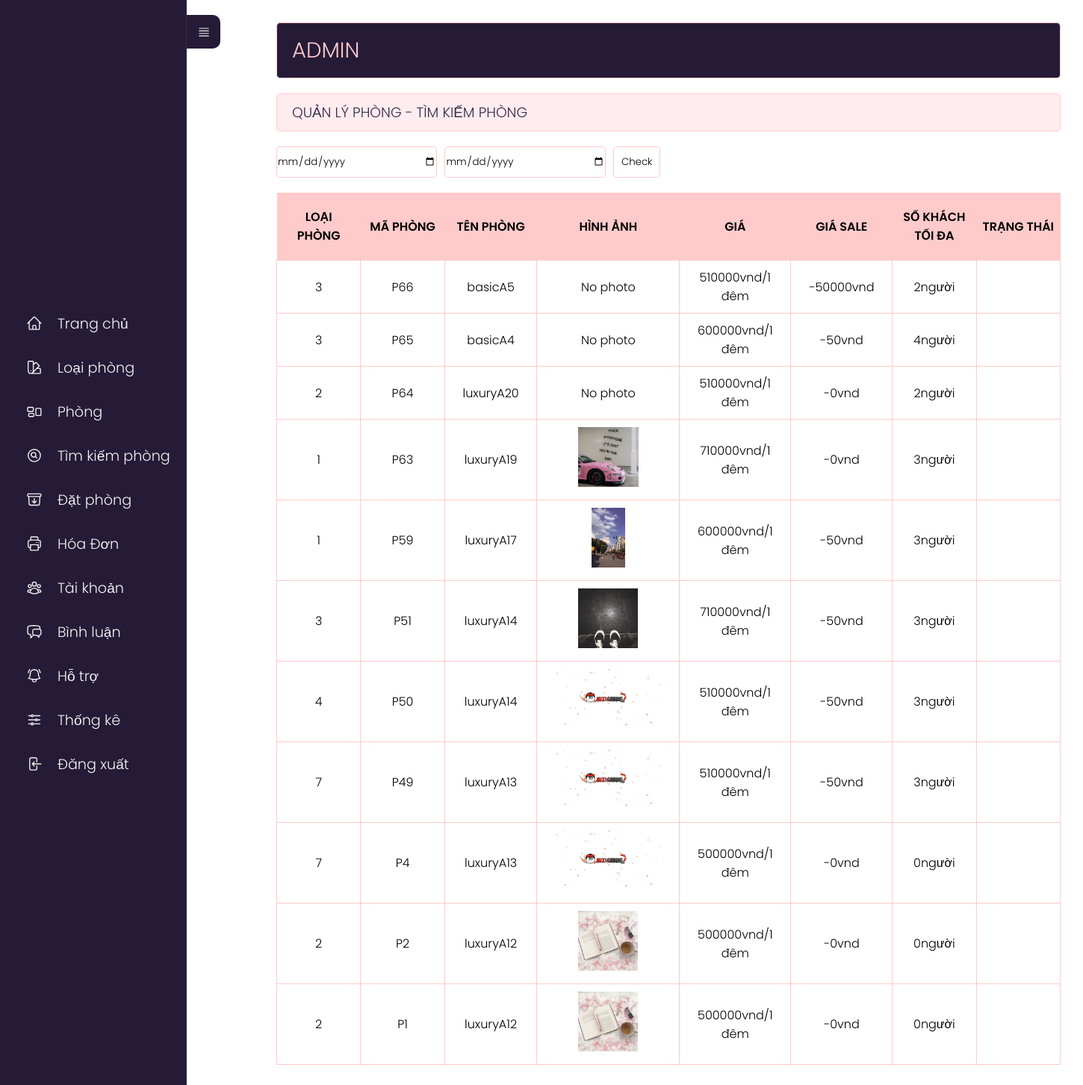
The app's page /admin/index.php?act=searchp (signed in), older data.
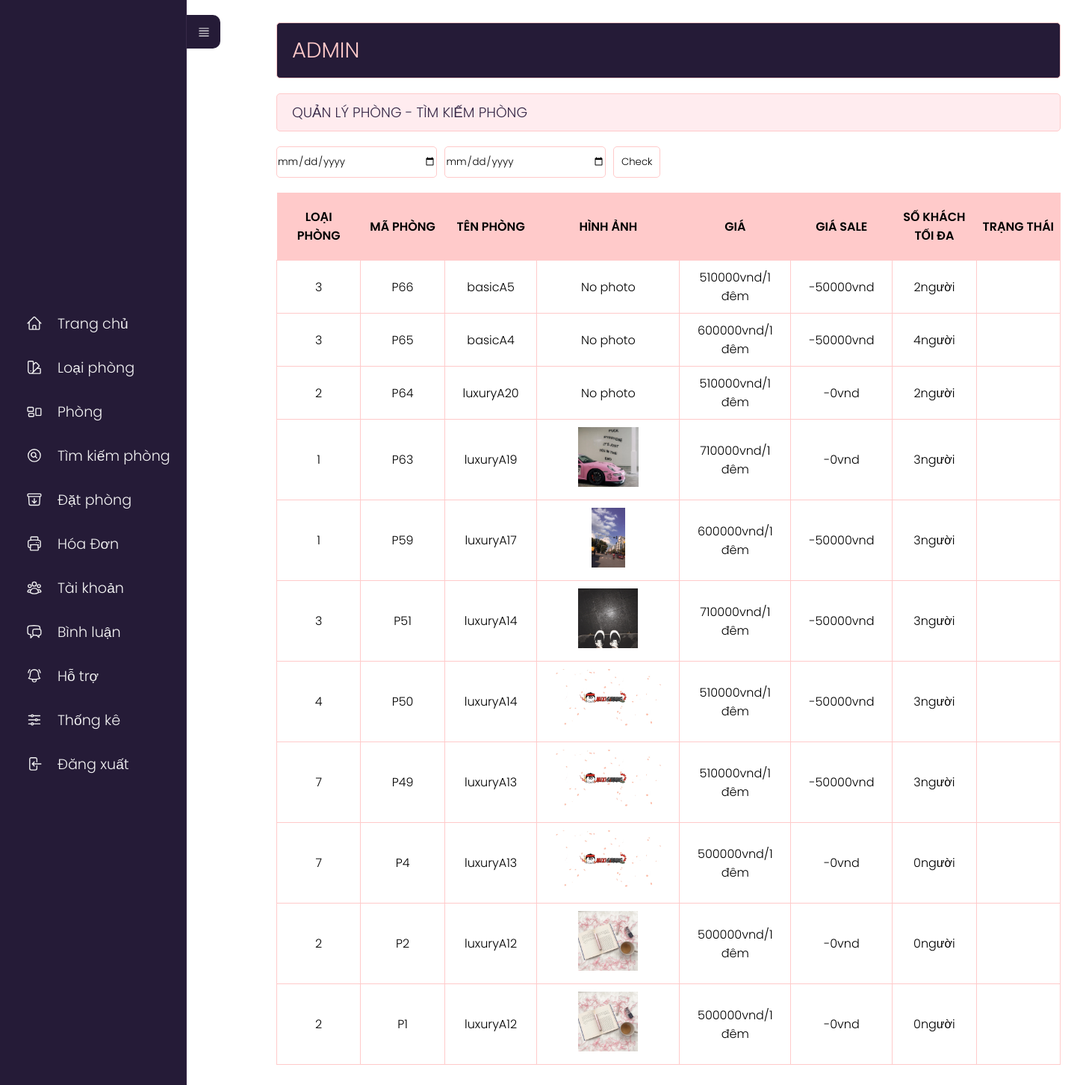
The same page, newer data.
### tables this page shows
CREATE TABLE `phong` (
  `id_phong` int(11) NOT NULL,
  `name_phong` varchar(255) NOT NULL,
  `price` double(10,2) NOT NULL,
  `price_sale` double(10,2) NOT NULL,
  `sokhach` int(2) NOT NULL,
  `img` varchar(255) NOT NULL,
  `mota` text NOT NULL,
  `trangthai` varchar(255) NOT NULL,
  `id_loaiphong` int(11) NOT NULL
);

### model/pdo.php (called while the page is built, shortened)
<?php
function pdo_get_connection(){
    $dburl = "mysql:host=localhost;dbname=khachsan;charset=utf8";
    $user = 'root';
    $password = '';
    $conn = new PDO($dburl, $user, $password);
    $conn->setAttribute(PDO::ATTR_ERRMODE, PDO::ERRMODE_EXCEPTION);
    return $conn;
}
function pdo_query($sql){
    $sql_args = array_slice(func_get_args(), 1);
    try{
        $conn = pdo_get_connection();
        $stmt = $conn->prepare($sql);
        $stmt->execute($sql_args);
        $rows = $stmt->fetchAll();
        return $rows;
    }
    catch(PDOException $e){
        throw $e;
    }
    finally{
        unset($conn);
    }
}

### model/phong.php (called while the page is built, shortened)
<?php
    function loadall_phong($kyw="",$idlp=0){
        $sql="SELECT * FROM phong where 1";
        $sql.=" order by id_phong desc";
        $listp=pdo_query($sql);
        return $listp;
    }
?>

### admin/timkiemphong/list.php (the view, shortened to what this page needs)
<div class="row">
    <div class="row mb headeradmin" style="width:1050px;">
        <h1 style="padding: 15px 0;">ADMIN </h1>
    </div>
    <div class="row formtittle" style="width:1050px;">
        <h3>QUẢN LÝ PHÒNG - TÌM KIẾM PHÒNG</h3>
    </div>
    <div class="row formcontent">
        <form action="index.php?act=searchp" method="post">
            <div class="timkiemphong" style="margin-bottom:20px;display:flex;">
            <input type="date" name="ngayden" placeholder="Check phòng" style="width:50%;border-radius:5px;border: 1px solid #FFCACA;">
            <input type="date" name="ngaytra" placeholder="Check phòng" style="width:50%;margin-left:10px;border-radius:5px;border: 1px solid #FFCACA;">
            <input type="submit" name="check" value="Check" style="padding:10px;margin-left:10px;border: 1px solid #FFCACA;">
        </div>
            <div class="row mb10 formdshanghoa" style="width:1050px;">
                <table>
                    <tr>
                        <th>LOẠI PHÒNG</th>
                        <th>MÃ PHÒNG</th>
                        <th>TÊN PHÒNG</th>
                        <th>HÌNH ẢNH</th>
                        <th>GIÁ</th>
                        <th>GIÁ SALE</th>
                        <th>SỐ KHÁCH TỐI ĐA</th>
                        <th>TRẠNG THÁI</th>
                    </tr>
                    <?php
                    foreach ($listp as $phong) {
                        extract($phong);
                        $img = "../upload/" . $img;
                        if (is_file($img)) {
                            $img = "<img src='" . $img . "' height='80px'>";
                        } else {
                            $img = "No photo";
                        }
                        echo '<tr>
                                        <td>' . $id_loaiphong . '</td>
                                        <td>P' . $id_phong . '</td>
                                        <td>' . $name_phong . '</td>
                                        <td>' . $img . '</td>
                                        <td>' . $price . 'vnd/1 đêm</td>
                                        <td>-' . $price_sale . 'vnd</td>
                                        <td>' . $sokhach . 'người</td>
                                        <td>'. $trangthai.'</td>
                                    </tr>';
                    }
                    ?>
                </table>
            </div>
        </form>
    </div>
</div>
</div>

### admin/index.php (shortened to what this page needs)
<?php
if (isset($_SESSION['role']) && $_SESSION['role'] == 1) {
    include "../model/pdo.php";
    include "../model/phong.php";
    include "header.php";
    if (isset($_GET['act'])) {
        $act = $_GET['act'];
        switch ($act) {
            case 'searchp':
                $listp = loadall_phong();
                include "timkiemphong/list.php";
                break;
        }
    }
    include "footer.php";
} else {
    header('Location: login.php');
}

### admin/header.php (shortened to what this page needs)
<!DOCTYPE html>
<html lang="en">
<head>
  <link rel="stylesheet" href="../view/css/styleadmin.css">
</head>
<body>
  <div class="content_menu">
    <nav>
      <div class="toggle_menu"><svg xmlns="http://www.w3.org/2000/svg" fill="none" viewBox="0 0 24 24" stroke-width="1.5" stroke="currentColor" class="w-6 h-6" style="width:40%;">
          <path stroke-linecap="round" stroke-linejoin="round" d="M3.75 5.25h16.5m-16.5 4.5h16.5m-16.5 4.5h16.5m-16.5 4.5h16.5" />
        </svg>
      </div>
      <ul>
        <li><a href="index.php">
            Trang chủ</a></li>
        <li><a href="index.php?act=addlp">
            Loại phòng</a></li>
        <li><a href="index.php?act=addp">
            Phòng</a></li>
        <li><a href="index.php?act=searchp">
            Tìm kiếm phòng</a></li>
        <li><a href="index.php?act=listdp">
            Đặt phòng</a></li>
        <li><a href="index.php?act=listhd">
            Hóa Đơn</a></li>
        <li><a href="index.php?act=dskh">
            Tài khoản</a></li>
        <li><a href="index.php?act=listbl">
            Bình luận</a></li>
        <li><a href="index.php?act=dsht">
            Hỗ trợ</a></li>
        <li><a href="index.php?act=thongke">
            Thống kê</a></li>
        <li><a href="index.php?act=thoat">
            Đăng xuất</a></li>
      </ul>
    </nav>
  </div>
  <section class="content_admin">
    <div class="boxcenter">

### admin/footer.php
</section>
</body>
</html>

### view/css/styleadmin.css (style rules this page uses)
* { padding: 0; margin: 0; box-sizing: border-box; font-family: 'Poppins', sans-serif; font-weight: 300; }
body { position: relative; width: 100%; min-height: 150vh; }
.boxcenter { position: absolute; top: 0; left: 250px; width: calc(100% -250px); height: 100vh; display: flex; padding: 20px; }
.row { float: left; width: 70%; }
.mb { margin-bottom: 20px; }
.mb10 { margin-bottom: 10px; }
.formtk input[type="submit"], .formcontent input[type="submit"], .formcontent input[type="reset"], .formcontent input[type="button"] { border-radius: 5px; padding: 5px 10px; background-color: #ffffff; border: 1px solid #FFCACA; }
.headeradmin { background-color: #251B37; border: 1px solid #FFCACA; color: #FFCACA; border-radius: 5px; padding: 0px 20px; width: 70%; }
.headeradmin h1 { font-size: 2vw; }
.formtittle { background-color: #FFECEF; border: 1px solid #FFCACA; color: #372948; border-radius: 5px; padding: 10px 20px; }
.formcontent { padding: 20px 0; }
table tr th { font-weight: 600; }
.formdshanghoa table { width: 100%; border-collapse: collapse; }
.formdshanghoa table th:nth-child(1) { width: 10%; padding: 20px; background-color: #FFCACA; }
.formdshanghoa table th:nth-child(2) { width: 10%; background-color: #FFCACA; }
.formdshanghoa table th:nth-child(3) { width: 10%; background-color: #FFCACA; }
.formdshanghoa table th:nth-child(4) { width: 10%; background-color: #FFCACA; }
.formdshanghoa table th:nth-child(5) { width: 10%; background-color: #FFCACA; }
.formdshanghoa table th:nth-child(6) { width: 10%; background-color: #FFCACA; }
.formdshanghoa table th:nth-child(7) { width: 30%; background-color: #FFCACA; }
.formdshanghoa table th:nth-child(8) { width: 10%; background-color: #FFCACA; }
.formdshanghoa table td { border: 1px solid #FFCACA; padding: 10px 20px; text-align: center; }
.formdshanghoa table th:nth-child(7) { width: 10%; background-color: #FFCACA; }
.content_menu nav { position: fixed; width: 250px; height: 100%; background-color: #251B37; display: flex; align-items: center; border-right: 1px solid #372948; z-index: 1000; }
.content_menu nav ul { width: 100%; list-style: none; overflow: hidden; }
.content_menu nav ul li a { width: 100%; color: #f2f2f2; font-size: 1.2em; text-decoration: none; display: inline-flex; align-items: center; padding: 15px; transition: linear 0.5s; }
.content_menu nav ul li a svg { margin: 0 20px; color: #f2f2f2; font-size: 1.2em; transition: linear 0.2s; }
.content_admin { position: absolute; top: 0; left: 100px; width: calc(100% -250px); height: 100vh; display: flex; top:10px; padding: 20px; transition: ease-in-out 0.5s; }
nav .toggle_menu { position: absolute; top: 20px; right: -46px; width: 45px; height: 45px; display: flex; justify-content: center; align-items: center; background-color: #251B37; border-radius: 0 10px 10px 0; cursor: pointer; transition: linear 0.2s; }
nav .toggle_menu svg { color: #f2f2f2; font-size: 1.5em; transition: linear 0.2s; }

Row changes from the older to the newer data that the page shows:
changed phong "basicA4": price_sale "50" → "50000"
changed phong "luxuryA17": price_sale "50" → "50000"
changed phong id 51: price_sale "50" → "50000"
changed phong id 50: price_sale "50" → "50000"
changed phong id 49: price_sale "50" → "50000"
